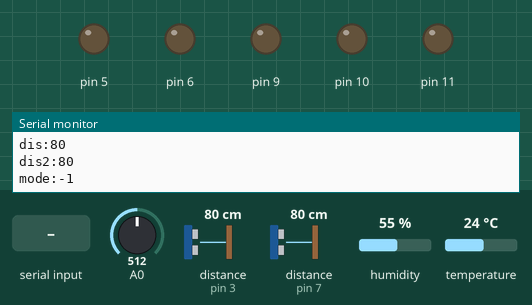
Bench run of a sketch on a simulated Arduino Uno, built with avr-gcc and run on an emulated ATmega328P. Shown: output pins drawn as LEDs (lit = HIGH), the last lines printed to the serial monitor. Wiring (inferred from the names in the program): 2 × ultrasonic range finder: trigger pin 4, echo pin 3 / trigger pin 8, echo pin 7. The test bench sets the inputs (shaded band); at power-on: A0 = 512, distance to the obstacle (sensors on pin 3, pin 7) 80 cm, humidity 55 %, temperature 24 °C. The echo pulse lasts 58.3 µs per cm; pins used as bus, display or sensor lines are not drawn.

Above: at 1.8 s.
1.9 s: "a90\n" received over the second serial link
At 2.6 s:
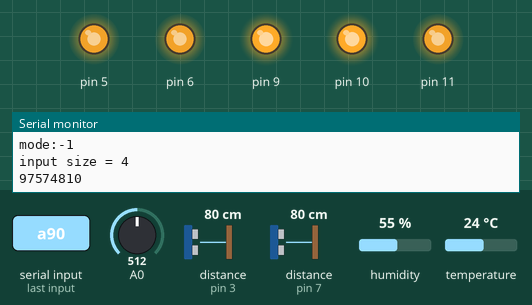
3.6 s: "c,45\n" received over the second serial link
At 5.4 s:
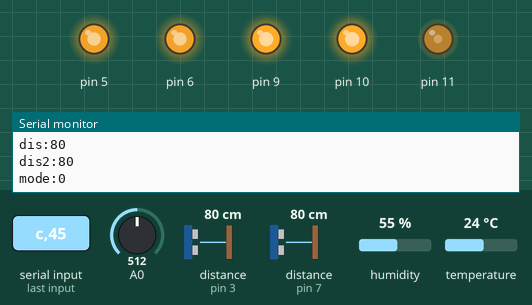
5.7 s: "f" received over the second serial link
At 7.2 s:
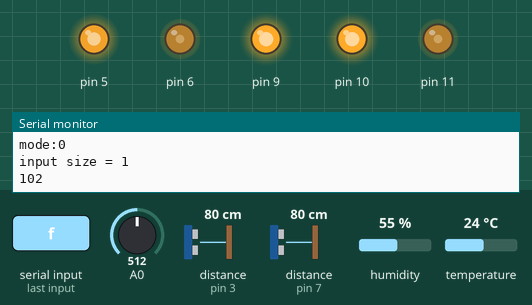
7.8 s: "c90\n" received over the second serial link
At 9.0 s:
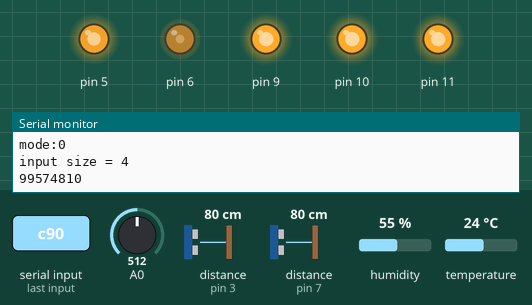
Timing chart, 0 to 10.8 s (numbered marks = the images above; inputs shaded):
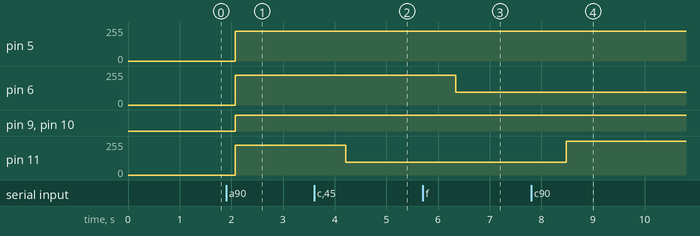

Measured:
- after the input at 1.9 s, pin 5, pin 6, pin 11: 0/255 → 225/255 after 0.18 s; pin 9, pin 10: LOW → HIGH after 0.18 s
- after the input at 3.6 s, pin 11: 225/255 → 97/255 after 0.62 s
- after the input at 5.7 s, pin 6: 225/255 → 97/255 after 0.65 s
- after the input at 7.8 s, pin 11: 97/255 → 255/255 after 0.68 s

The sketch:

main.ino
```cpp
#include <SimpleDHT.h>
#include <SoftwareSerial.h>
#include <Wire.h>

SoftwareSerial I2CBT(13, 12);

int mode = -1 , light1 = 0, light2 = 0, light3 = 0, light4 = 0, heatMat = 0;
byte temperature = 0, humidity = 0;
SimpleDHT11 dht11;

const byte trigPin = 8;
const int echoPin = 7;
const byte trigPin2 = 4;
const int echoPin2 = 3;

byte cmmd[20];
int insize;
unsigned long d, d2;

void setup() {
  Serial.begin(9600);
  Serial.println("Connect success");
  I2CBT.begin(9600);
  pinMode(11, OUTPUT);
  pinMode(10, OUTPUT);
  pinMode(9, OUTPUT);
  pinMode(6, OUTPUT);
  pinMode(5, OUTPUT);
  pinMode(trigPin , OUTPUT);
  pinMode(echoPin , INPUT);
  pinMode(trigPin2 , OUTPUT);
  pinMode(echoPin2 , INPUT);
}

void loop() {
  int sensorValue = analogRead(A0);
  int err = SimpleDHTErrSuccess;

  if ((err = dht11.read(2, &temperature, &humidity, NULL)) != SimpleDHTErrSuccess) {
    //  return;
  }

  d = ping() / 58;
  d2 = ping2() / 58;
  delay(1000);
  Serial.print("sensor:");
  Serial.println(sensorValue);
  Serial.print("tmp:");
  Serial.println(temperature);
  Serial.print("dis:");
  Serial.println(d);
  Serial.print("dis2:");
  Serial.println(d2);
  Serial.print("mode:");
  Serial.println(mode);

  readBT();

  if (cmmd[0] == 'a') {
    mode = 0;
  }else if (cmmd[0] == 't' && cmmd[1] == '1') {
    mode = 1;
  }
  else if (cmmd[0] == 't' && cmmd[1] == '2') {
    mode = 1;
  }
  else if (cmmd[0] == 't' && cmmd[1] == '3') {
    mode = 1;
  }

  if (mode == 0) {
    readBT();

    switch (cmmd[0]) {
      case 'c':
        readNum(light1);
        break;
      case 'd':
        readNum(light2);
        break;
      case 'e':
        readNum(light3);
        break;
      case 'f':
        readNum(light4);
        break;
      case 'g':
        readNum(heatMat);
        break;
      case 'x':
        light1 = light2 = light3 = light4 = heatMat = 1;
        break;
    }

    analogWrite(11, map(light1, 1, 9, 0, 255));
    analogWrite(10, map(light2, 1, 9, 0, 255));
    analogWrite(9, map(light3, 1, 9, 0, 255));
    analogWrite(6, map(light4, 1, 9, 0, 255));
    analogWrite(5, map(heatMat, 1, 9, 0, 255));

    String report = "Temperature=";
    report += temperature;
    report += "'C\nHumidity=";
    report += humidity;
    report += "%";
    I2CBT.print(report);
  }
  else if (mode == 1) {
    int lightPower = -(temperature - 27);
    Serial.print("lightPower:");
    Serial.println(lightPower);
    if (sensorValue >= 41) {
      if (temperature <= 30) {
        if (d <= 10 && d2 <= 10) {
          light2 = light3 = light4 = heatMat = -10;
          light1 = lightPower;
        }
        else if (d <= 10 && d2 >= 10) {
          light1 = light3 = light4 = heatMat = -10;
          light2 = lightPower;
        }
        else if (d >= 10 && d2 <= 10) {
          light2 = light1 = light4 = heatMat = -10;
          light3 = lightPower;
        }
        else if (d >= 10 && d2 >= 10) {
          light2 = light3 = light1 = heatMat = -10;
          light4 = lightPower;
        }
      }
    }
    else if (sensorValue <= 40) {
      light1 = light2 = light3 = light4 = -10;
      heatMat = lightPower;
      analogWrite(5, map(heatMat, -10, 27, 0, 255));
    }

    analogWrite(11, map(light1, -10,  27, 0, 255));
    analogWrite(10, map(light2, -10,  27, 0, 255));
    analogWrite(9, map(light3, -10,  27, 0, 255));
    analogWrite(6, map(light4, -10,  27, 0, 255));
    analogWrite(5, map(heatMat, -10,  27, 0, 255));

    String report = "Temperature=";
    report += temperature;
    report += "'C\nHumidity=";
    report += humidity;
    report += "%\nLight1=";
    report += map(light1, -10, 27, 0, 9);
    report += "\nLight2=";
    report += map(light2, -10, 27, 0, 9);
    report += "\nLight3=";
    report += map(light3, -10, 27, 0, 9);
    report += "\nLight4=";
    report += map(light4, -10, 27, 0, 9);
    report += "\nHeatMat=";
    report += map(heatMat, -10, 27, 0, 9);
    I2CBT.print(report);

  }
  Serial.println("");
}

void readBT() {
  if ((insize = (I2CBT.available())) > 0) {
    Serial.print("input size = ");
    Serial.println(insize);
    for (int i = 0; i < insize; i++) {
      Serial.print(cmmd[i] = char(I2CBT.read()));
    }
    Serial.println("");
  }
}

void readNum(int &input) {
  int tmp = 0;
  tmp += (int)(cmmd[1] - 48);
  input = tmp;
}

unsigned long ping() {
  digitalWrite(trigPin , HIGH);
  delayMicroseconds(10);
  digitalWrite(trigPin , LOW);

  return pulseIn(echoPin, HIGH , 23200);
}
unsigned long ping2() {
  digitalWrite(trigPin2 , HIGH);
  delayMicroseconds(10);
  digitalWrite(trigPin2 , LOW);

  return pulseIn(echoPin2, HIGH , 23200);
}
```
